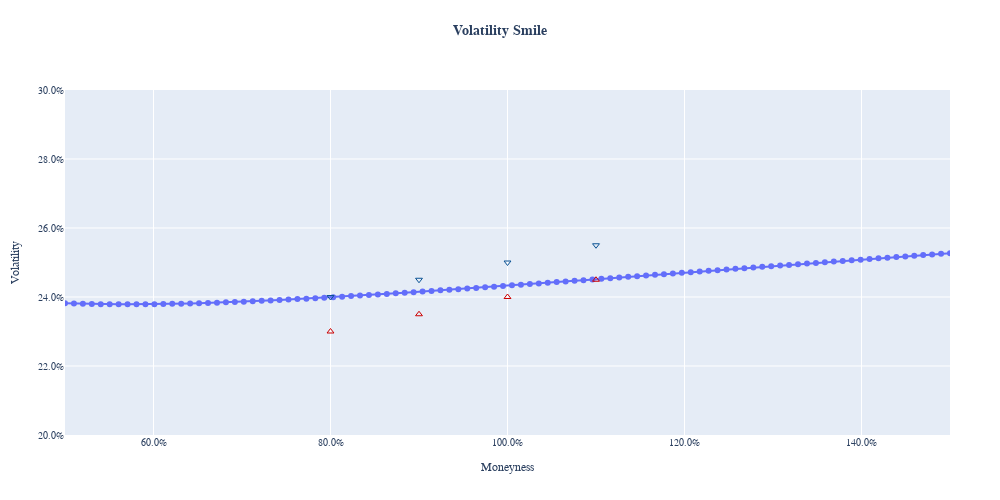

This figure's notebook cell:
### Code cell
# plot
expiry = 1
ref_date = dt.datetime(2018,1,1)
expiry_date = ref_date + relativedelta(years=expiry)
moneyness = np.linspace(.5, 1.5, num=100)
strikes = np.array([i*forward_curve.value(ref_date,expiry_date) for i in moneyness])

df_quotes = df_quote_table[df_quote_table.Expiry == expiry].copy()
    
fig_smile = go.Figure()
sabr_param._set_param(calibrate(sabr_param,df_quote_table))
vol_surf = mkt_data.VolatilitySurface('sabr_surf', ref_date, forward_curve, enums.DayCounterType.Act365Fixed, sabr_param)
vols = [vol_surf.calc_implied_vol(expiry_date,x,ref_date) for x in strikes]        

fig_smile.add_trace(go.Scatter(x= moneyness,y= vols 
                        ,mode = 'lines+markers'
                      ,hovertemplate =
                        '<br>Parametrization: {}'.format('SABR')
                        +'<br>Moneyness:  %{x: .1%}' #+\
                        +'<br>Volatility: %{y: .1%}'
                        +'<br>Expiry: {:,.2f} Yrs'.format(expiry)
                        +'<extra></extra>',
                        showlegend=False)
                     )

fig_smile.add_trace(go.Scatter(x=df_quotes.Strike, 
                               y= df_quotes.Ask, 
                               mode = 'markers',
                               marker_symbol=106,
                               marker_color='rgb(11, 83, 148)',
                              hovertemplate = 
                                '<br>Ask Quote'
                                +'<br>Moneyness:  %{x: .1%}' #+\
                                +'<br>Volatility: %{y: .1%}'
                                +'<br>Expiry: {:,.2f} Yrs'.format(expiry)
                                +'<extra></extra>',
                              showlegend=False)
                   
                   )

fig_smile.add_trace(go.Scatter(x=df_quotes.Strike, 
                               y= df_quotes.Bid, 
                               mode = 'markers',
                               marker_symbol=105,
                               marker_color='rgb(204,0,0)',
                              hovertemplate = 
                                '<br>Bid Quote'
                                +'<br>Moneyness:  %{x: .1%}' #+\
                                +'<br>Volatility: %{y: .1%}'
                                +'<br>Expiry: {:,.2f} Yrs'.format(expiry)
                                +'<extra></extra>',
                              showlegend=False)
                   
                   )


fig_smile.update_layout(title={
                      'text': "<b>Volatility Smile</b>",
                      'y':0.95,
                      'x':0.5,
                      'xanchor': 'center',
                      'yanchor': 'top'
                        }
                ,width=1000
                ,height=500
                ,xaxis_title='Moneyness'
                ,xaxis_tickformat = '.1%'
                ,xaxis_range=[moneyness.min(),moneyness.max()]
                ,yaxis_title='Volatility'
                ,yaxis_tickformat = '.1%'
                ,yaxis_range=[.2,.3]
                ,font=dict(
                  family="Courier New, monospace"
                  ,size=10
                  )
                ,margin=dict(l=65, r=50, b=65, t=90)
)
fig_smile.show()

### Figure 1 — Plotly figure (JSON) as saved in the notebook; plotly's stock layout.template omitted (floating-point values rounded to 4 significant figures)
{"data": [{"hovertemplate": "<br>Parametrization: SABR<br>Moneyness:  %{x: .1%}<br>Volatility: %{y: .1%}<br>Expiry: 1.00 Yrs<extra></extra>", "mode": "lines+markers", "showlegend": false, "type": "scatter", "x": [0.5, 0.5101, 0.5202, 0.5303, 0.5404, 0.5505, 0.5606, 0.5707, 0.5808, 0.5909, 0.601, 0.6111, 0.6212, 0.6313, 0.6414, 0.6515, 0.6616, 0.6717, 0.6818, 0.6919, 0.702, 0.7121, 0.7222, 0.7323, 0.7424, 0.7525, 0.7626, 0.7727, 0.7828, 0.7929, 0.803, 0.8131, 0.8232, 0.8333, 0.8434, 0.8535, 0.8636, 0.8737, 0.8838, 0.8939, 0.904, 0.9141, 0.9242, 0.9343, 0.9444, 0.9545, 0.9646, 0.9747, 0.9848, 0.9949, 1.005, 1.015, 1.025, 1.035, 1.045, 1.056, 1.066, 1.076, 1.086, 1.096, 1.106, 1.116, 1.126, 1.136, 1.146, 1.157, 1.167, 1.177, 1.187, 1.197, 1.207, 1.217, 1.227, 1.237, 1.247, 1.258, 1.268, 1.278, 1.288, 1.298, 1.308, 1.318, 1.328, 1.338, 1.348, 1.359, 1.369, 1.379, 1.389, 1.399, 1.409, 1.419, 1.429, 1.439, 1.449, 1.46, 1.47, 1.48, 1.49, 1.5], "y": [0.2382, 0.2381, 0.238, 0.238, 0.2379, 0.2379, 0.2379, 0.2379, 0.2379, 0.2379, 0.2379, 0.238, 0.238, 0.2381, 0.2381, 0.2382, 0.2383, 0.2384, 0.2385, 0.2386, 0.2387, 0.2388, 0.2389, 0.239, 0.2391, 0.2393, 0.2394, 0.2395, 0.2397, 0.2398, 0.24, 0.2401, 0.2403, 0.2404, 0.2406, 0.2407, 0.2409, 0.2411, 0.2412, 0.2414, 0.2416, 0.2417, 0.2419, 0.2421, 0.2423, 0.2425, 0.2426, 0.2428, 0.243, 0.2432, 0.2434, 0.2436, 0.2438, 0.2439, 0.2441, 0.2443, 0.2445, 0.2447, 0.2449, 0.2451, 0.2453, 0.2455, 0.2457, 0.2458, 0.246, 0.2462, 0.2464, 0.2466, 0.2468, 0.247, 0.2472, 0.2474, 0.2476, 0.2478, 0.248, 0.2482, 0.2483, 0.2485, 0.2487, 0.2489, 0.2491, 0.2493, 0.2495, 0.2497, 0.2499, 0.2501, 0.2503, 0.2505, 0.2506, 0.2508, 0.251, 0.2512, 0.2514, 0.2516, 0.2518, 0.252, 0.2521, 0.2523, 0.2525, 0.2527]}, {"hovertemplate": "<br>Ask Quote<br>Moneyness:  %{x: .1%}<br>Volatility: %{y: .1%}<br>Expiry: 1.00 Yrs<extra></extra>", "marker": {"color": "rgb(11, 83, 148)", "symbol": 106}, "mode": "markers", "showlegend": false, "type": "scatter", "x": [0.8, 0.9, 1, 1.1], "y": [0.24, 0.245, 0.25, 0.255]}, {"hovertemplate": "<br>Bid Quote<br>Moneyness:  %{x: .1%}<br>Volatility: %{y: .1%}<br>Expiry: 1.00 Yrs<extra></extra>", "marker": {"color": "rgb(204,0,0)", "symbol": 105}, "mode": "markers", "showlegend": false, "type": "scatter", "x": [0.8, 0.9, 1, 1.1], "y": [0.23, 0.235, 0.24, 0.245]}], "layout": {"font": {"family": "Courier New, monospace", "size": 10}, "height": 500, "margin": {"b": 65, "l": 65, "r": 50, "t": 90}, "title": {"text": "<b>Volatility Smile</b>", "x": 0.5, "xanchor": "center", "y": 0.95, "yanchor": "top"}, "width": 1000, "xaxis": {"range": [0.5, 1.5], "tickformat": ".1%", "title": {"text": "Moneyness"}}, "yaxis": {"range": [0.2, 0.3], "tickformat": ".1%", "title": {"text": "Volatility"}}}}
